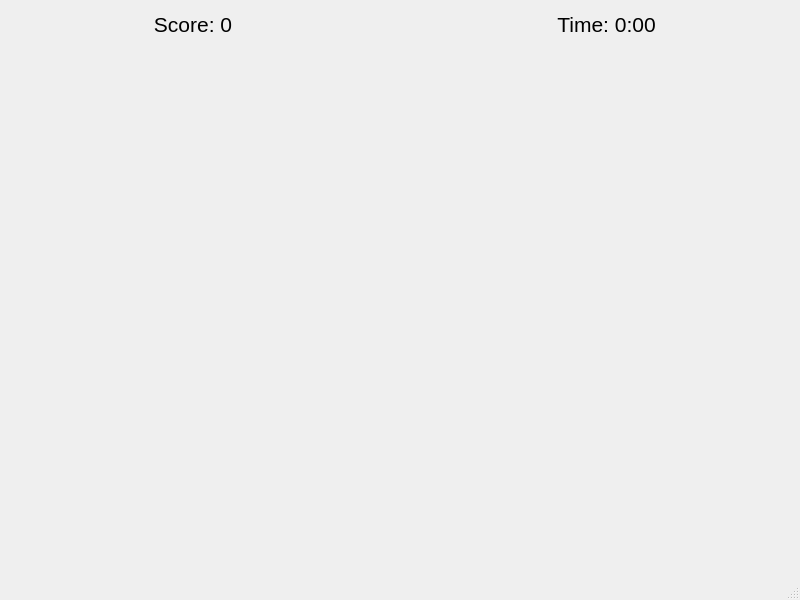
<?xml version="1.0" encoding="UTF-8"?>
<ui version="4.0">
 <class>MainWindow</class>
 <widget class="QMainWindow" name="MainWindow">
  <property name="geometry">
   <rect>
    <x>0</x>
    <y>0</y>
    <width>800</width>
    <height>600</height>
   </rect>
  </property>
  <property name="windowTitle">
   <string>MainWindow</string>
  </property>
  <widget class="QWidget" name="centralwidget">
   <widget class="QWidget" name="horizontalLayoutWidget">
    <property name="geometry">
     <rect>
      <x>9</x>
      <y>9</y>
      <width>781</width>
      <height>31</height>
     </rect>
    </property>
    <layout class="QHBoxLayout" name="headerLayout">
     <item>
      <widget class="QLabel" name="scoreLabel">
       <property name="sizePolicy">
        <sizepolicy hsizetype="Preferred" vsizetype="Preferred">
         <horstretch>1</horstretch>
         <verstretch>0</verstretch>
        </sizepolicy>
       </property>
       <property name="font">
        <font>
         <family>Segoe UI</family>
         <pointsize>16</pointsize>
        </font>
       </property>
       <property name="text">
        <string>Score: 0</string>
       </property>
       <property name="alignment">
        <set>Qt::AlignCenter</set>
       </property>
       <property name="textInteractionFlags">
        <set>Qt::TextBrowserInteraction</set>
       </property>
      </widget>
     </item>
     <item>
      <spacer name="horizontalSpacer">
       <property name="orientation">
        <enum>Qt::Horizontal</enum>
       </property>
       <property name="sizeHint" stdset="0">
        <size>
         <width>40</width>
         <height>20</height>
        </size>
       </property>
      </spacer>
     </item>
     <item>
      <widget class="QLabel" name="timeLabel">
       <property name="sizePolicy">
        <sizepolicy hsizetype="Preferred" vsizetype="Preferred">
         <horstretch>1</horstretch>
         <verstretch>0</verstretch>
        </sizepolicy>
       </property>
       <property name="font">
        <font>
         <family>Segoe UI</family>
         <pointsize>16</pointsize>
         <weight>50</weight>
         <bold>false</bold>
        </font>
       </property>
       <property name="text">
        <string>Time: 0:00</string>
       </property>
       <property name="alignment">
        <set>Qt::AlignCenter</set>
       </property>
       <property name="textInteractionFlags">
        <set>Qt::TextBrowserInteraction</set>
       </property>
      </widget>
     </item>
    </layout>
   </widget>
   <widget class="QPushButton" name="pushButton">
    <property name="geometry">
     <rect>
      <x>360</x>
      <y>250</y>
      <width>81</width>
      <height>81</height>
     </rect>
    </property>
    <property name="text">
     <string/>
    </property>
    <property name="icon">
     <iconset resource="resources.qrc">
      <normaloff>:/target.png</normaloff>:/target.png</iconset>
    </property>
    <property name="iconSize">
     <size>
      <width>77</width>
      <height>77</height>
     </size>
    </property>
    <property name="flat">
     <bool>true</bool>
    </property>
   </widget>
  </widget>
  <widget class="QMenuBar" name="menubar">
   <property name="geometry">
    <rect>
     <x>0</x>
     <y>0</y>
     <width>800</width>
     <height>21</height>
    </rect>
   </property>
  </widget>
  <widget class="QStatusBar" name="statusbar"/>
 </widget>
 <resources>
  <include location="resources.qrc"/>
 </resources>
 <connections/>
</ui>
